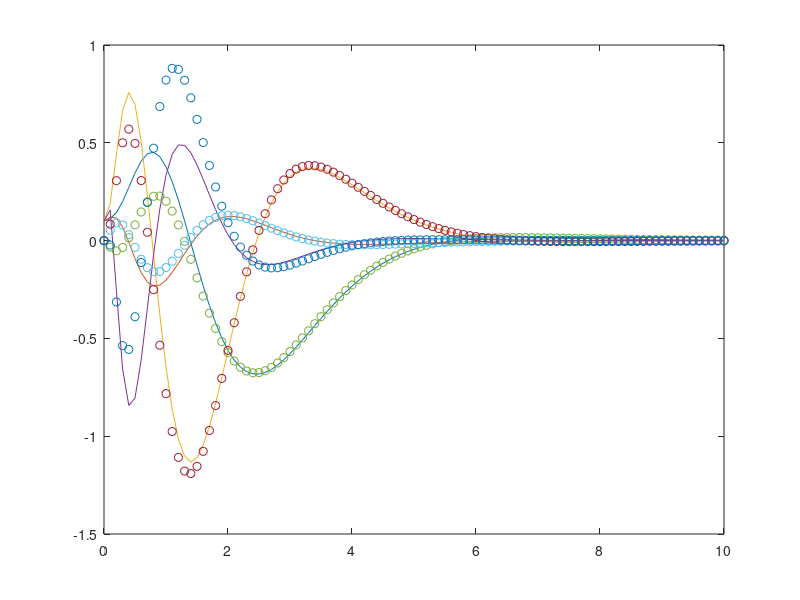

Recreate this plot in MATLAB.
clear();
pkg load control

m = 0.2;
l = 0.3;
M = 0.3;
g = 9.8;
J = 1/12*m*l^2;

a = (M+m)*(m*l^2+J)-m^2*l^2;
A = [0, 0, 1, 0; 0, 0, 0, 1; 0, -m^2*l^2*g/a, 0 ,0; 0, (m+M)*m*l*g/a, 0, 0];
B = [0, 0, (m*l^2+J)/a, -m*l/a]'
C = [1, 0, 0, 1]

Mo = [C; C*A; C*A^2; C*A^3];
det(Mo)
Mc = [B A*B A^2*B A^3*B];
det(Mc)

Q = [1 0 0 0;0 1 0 0;0 0 1 0; 0 0 0 1];
R = 1;

Aa = A'
Ba = C'
Ca = B'
D = 0

[K, P, ~] = lqr(A, B, Q, R);
Ka = K

x = [0.1; 0.1; 0.1; 0.1];
xh = [0; 0; 0; 0];

sys = ss(Aa, Ba, Ca, D);
Pa = [-1, -2, -3, -4];
L = place(sys, Pa)'

xb0 = [x; xh]

Ab = [A, -B * Ka; L * C, A - B * K - L * C]

dt = 0.1;
t = 0:dt:10;
i = 0;

for n = t
       i = i + 1;
       xb = expm(Ab * n) * xb0;
       x1(i) = xb(1);
       x2(i) = xb(2);
       x3(i) = xb(3);
       x4(i) = xb(4);
       xh1(i) = xb(5);
       xh2(i) = xb(6);
       xh3(i) = xb(7);
       xh4(i) = xb(8);
endfor

plot(t, x1, t, x2, t, x3, t, x4, t, xh1, 'o', t, xh2, 'o', t, xh3, 'o', t, xh4, 'o');